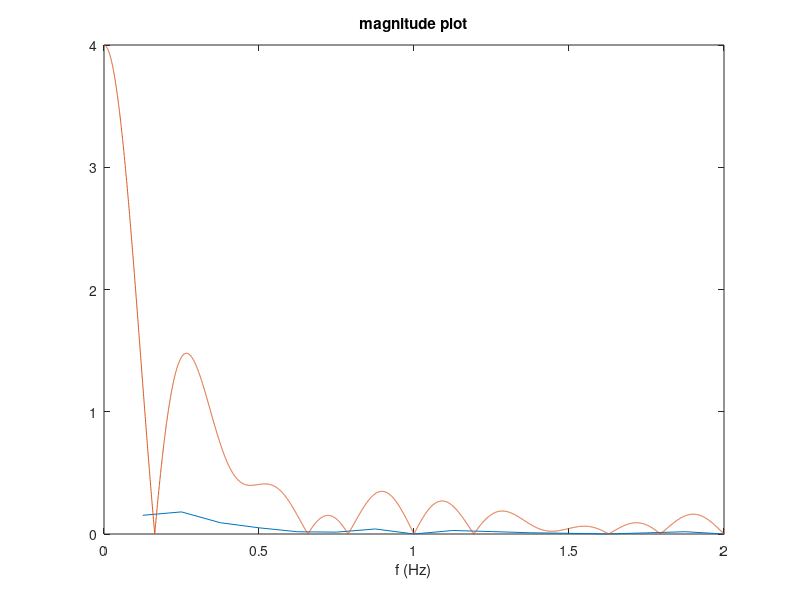

Source code (MATLAB):
clear;
clc;
clf;

Samples = 40;

mag = zeros(1,Samples);
num = zeros(1,Samples);

t = linspace(0,20,1e5);
xsum = zeros(size(t));
xsum = 0.25;

for n = 1:Samples
    w = (n.*pi)./4;
    %integral1 = (1./w).*sin(w) + (1./(w).^2).*cos(w) - (1./(w.^2));
    %integral2 = (1./w).*(sin(2.*w) - sin(w));
    %integral3 = (1./(2.*w)).*(sin(3.*w) - sin(2.*w) );
    %x = .5.*(integral1 + integral2 + integral3);
    %x = - 4./(pi.^2.*n.^2) + ((exp(-(pi.*n.*i)./2) - exp(-(pi.*n.*i)./4)).*i)./(2.*pi.*n) - ((exp(-(pi.*n.*i)./2) - exp(-(pi.*n.*3.*i)./4)).*i)./(4.*pi.*n) + ((exp((pi.*n.*i)./2) - exp((pi.*n.*3.*i)./4)).*i)./(4.*pi.*n) - (exp((pi.*n.*i)./4).*(exp((pi.*n.*i)./4).*i - i))./(2.*pi.*n) + (exp(-(pi.*n.*i)./4).*(pi.*n.*i + 4))./(2.*pi.^2.*n.^2) - (exp((pi.*n.*i)./4).*(pi.*n.*i - 4))./(2.*pi.^2.*n.^2)
    x = (1./8).*(- 2./w.^2 + (exp(-w.*i).*(w.*i + 1))./w.^2 - (exp(w.*i).*(w.*i - 1))./w.^2 + (2.*sin(w./2).*exp(-(w.*3.*i)./2))./w + (2.*sin(w./2).*exp((w.*3.*i)./2))./w + (sin(w./2).*exp(-(w.*5.*i)./2))./w + (sin(w./2).*exp((w.*5.*i)./2))./w);

    xsum = xsum + x.* cos((n.*(pi./4).*t));
    
   mag(n) = max(x);
   num(n) = n;
end


%plot(t,xsum);
%figure (1);

freq = linspace(0,Samples,1e5);
w = 2.*pi.*freq;
    integral1 = (1./w).*sin(w) + (1./(w).^2).*cos(w) - (1./(w.^2));
    integral2 = (1./w).*(sin(2.*w) - sin(w));
    integral3 = (1./(2.*w)).*(sin(3.*w) - sin(2.*w));
y = 2.*(integral1 + integral2 + integral3);
FT = - 2./w.^2 + (exp(-w.*i).*(w.*i + 1))./w.^2 - (exp(w.*i).*(w.*i - 1))./w.^2 + (2.*sin(w./2).*exp(-(w.*3.*i)./2))./w + (2.*sin(w./2).*exp((w.*3.*i)./2))./w + (sin(w./2).*exp(-(w.*5.*i)./2))./w + (sin(w./2).*exp((w.*5.*i)./2))./w;

integral_n3 = -(.5./(j.*w)).*(exp(j.*w.*2) - exp(3.*j.*w));
integral_n2 = -(1./(j.*w)).*(exp(j.*w) - exp(2.*j.*w));
integral_n1 = (1./j.*w).*exp(j.*w) - (1./(w.^2)).*(1-exp(j.*w));
integral_p1 = -(1./(j.*w)).*exp(-j.*w) + (1./(w.^2)).*(exp(-j.*w)-1);
integral_p2 = -(1./(j.*w)).*(exp(-2.*j.*w)-exp(-j.*w));
integral_p3 = -(.5./(j.*w)).*(exp(-3.*j.*w) - exp(-2.*j.*w));

hand_calc = integral_n3 + integral_n2 + integral_n1 + integral_p1 + integral_p2 + integral_p3;

f = num.*(1/8);
plot(f,abs(mag));
axis([0 2 0 4]);
title('magnitude plot');
xlabel('f (Hz)');
hold on;
plot(freq,abs(FT));